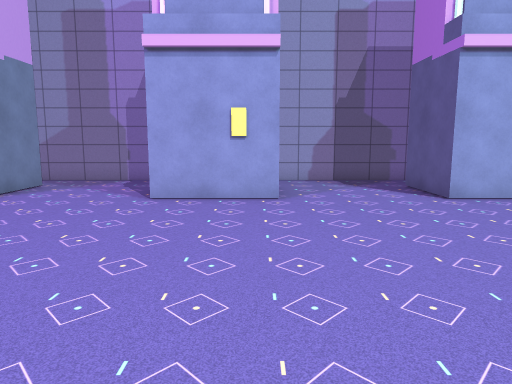
view 1 (above)

23 first-person views from a walk through a scene from a Unity 3-D project. The camera is 1.4 m above the floor, tilts 8° down and sees 70° across. The floor is counted in squares, 1 m on a side. Each view is taken from the middle of a square. On the plan, view 1 faces up. The plan holds only what a view shows up to about 16 squares ahead; the rest is blank. The place goes on beyond the plan.

view 2
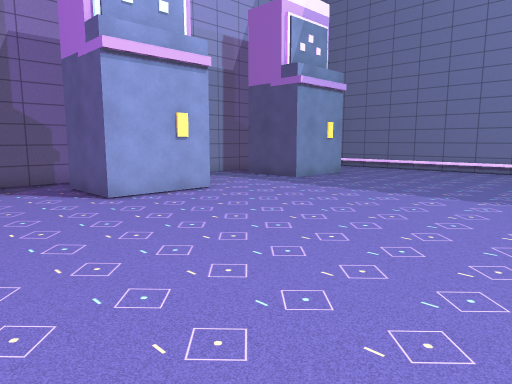

view 3
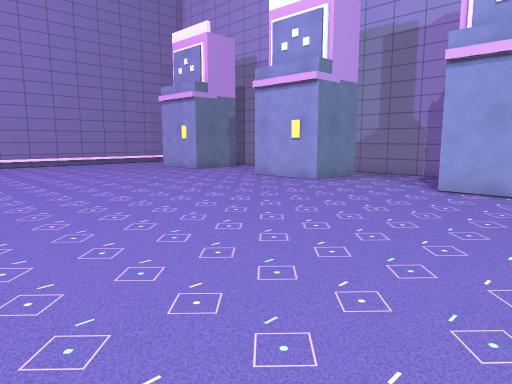

view 4
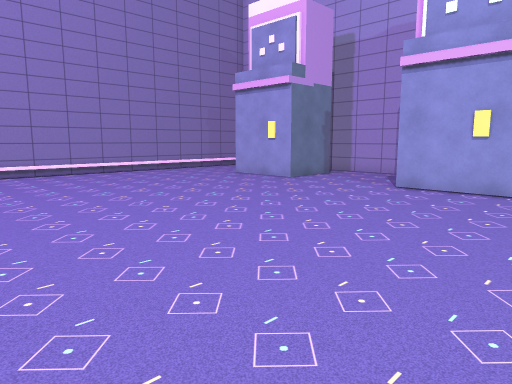

view 5
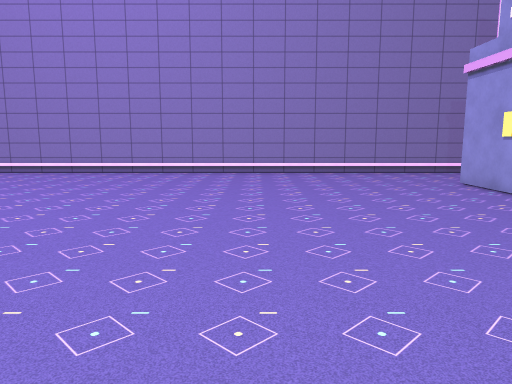

view 6
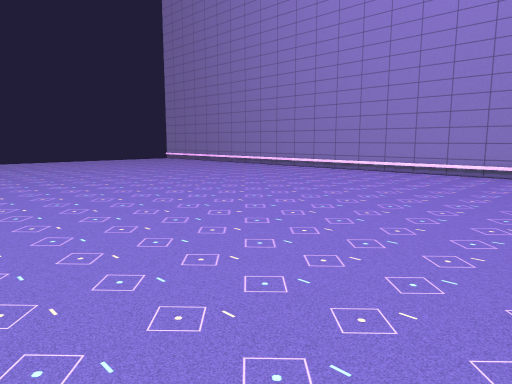

view 7
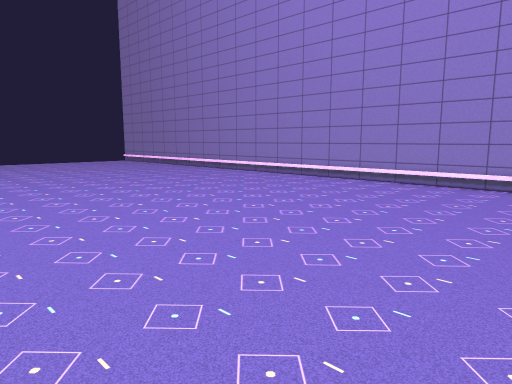

view 8
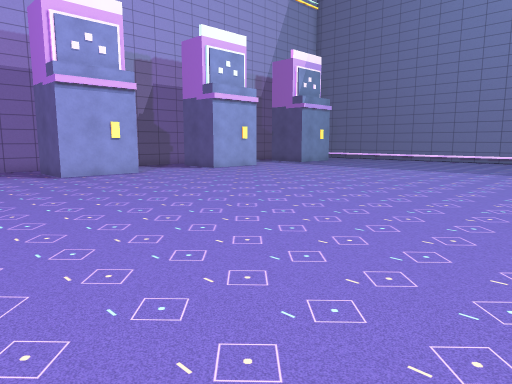

view 9
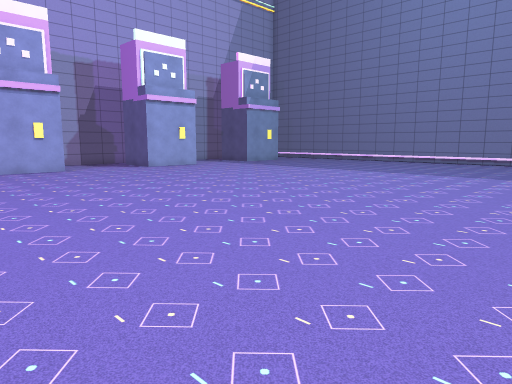

view 10
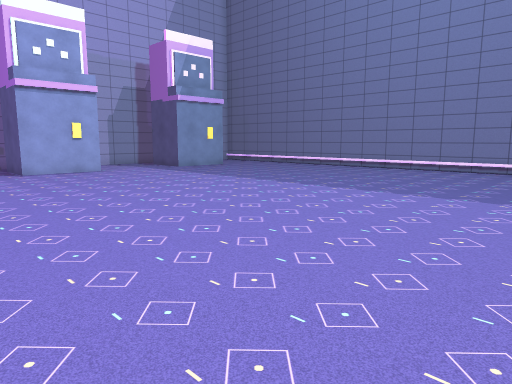

view 11
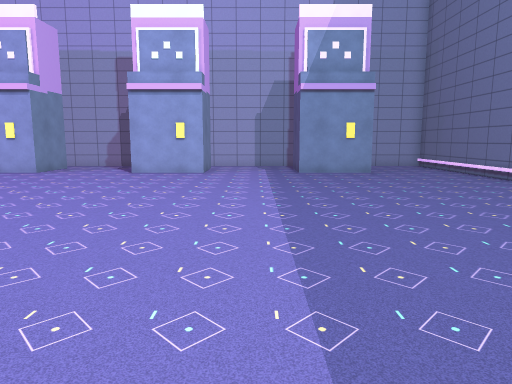

view 12
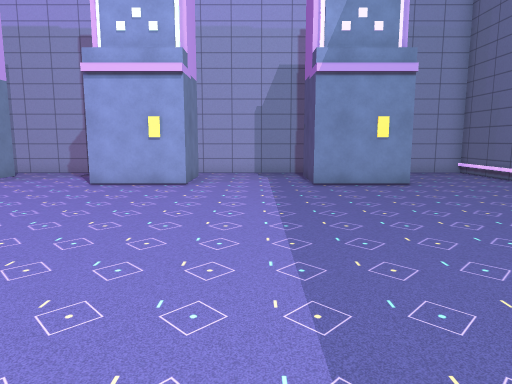

view 13
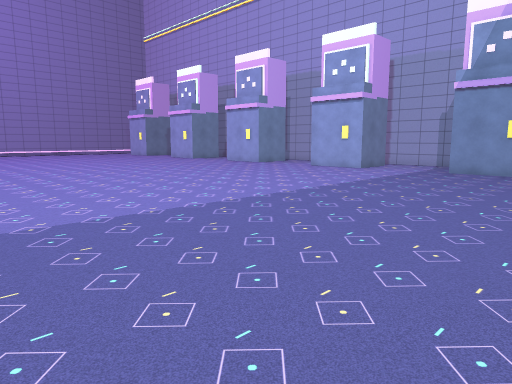

view 14
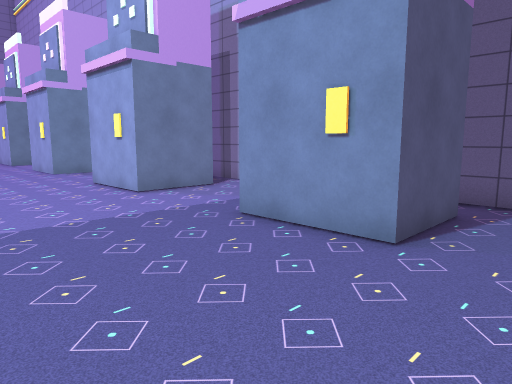

view 15
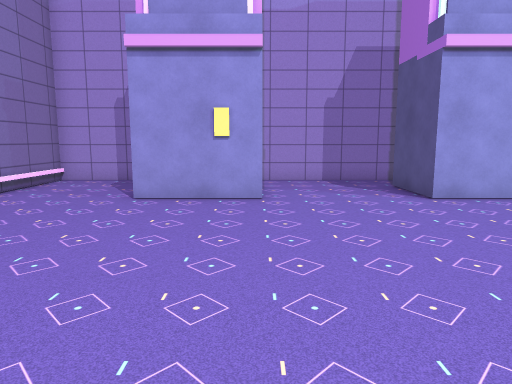

view 16
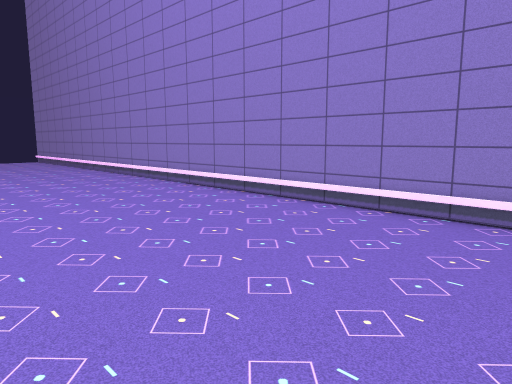

view 17
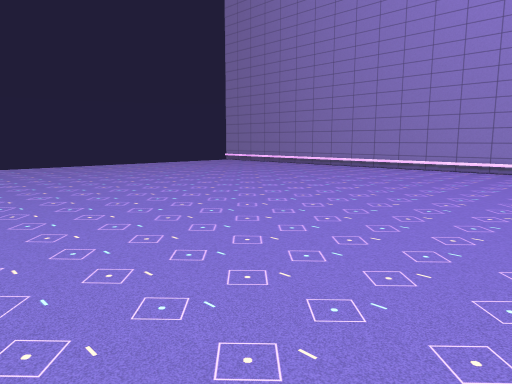

view 18
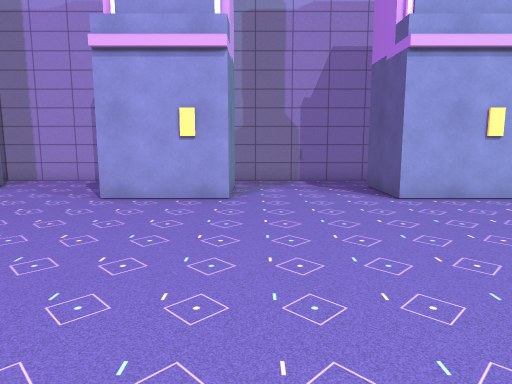

view 19
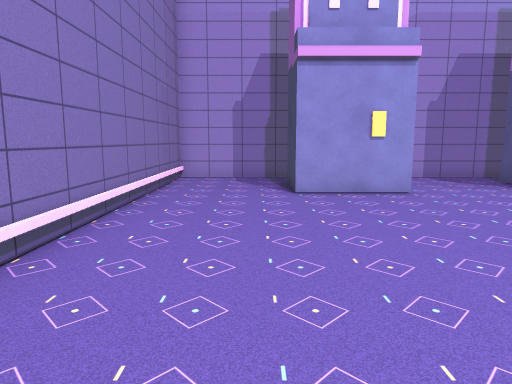

view 20
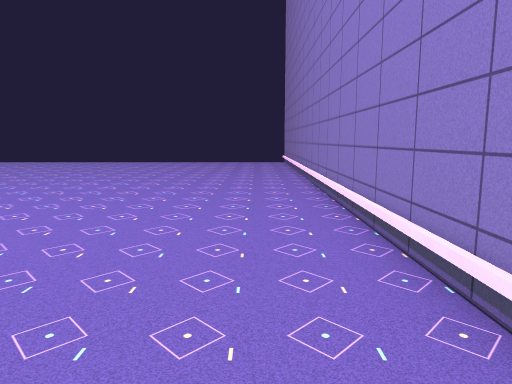

view 21
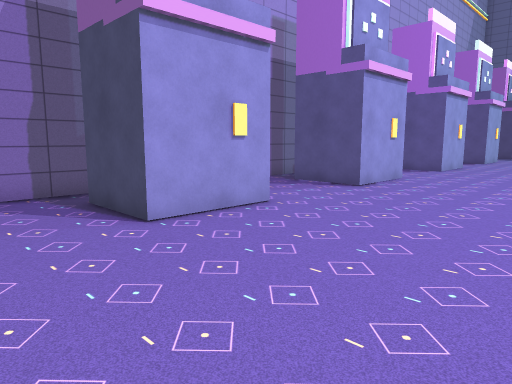

view 22
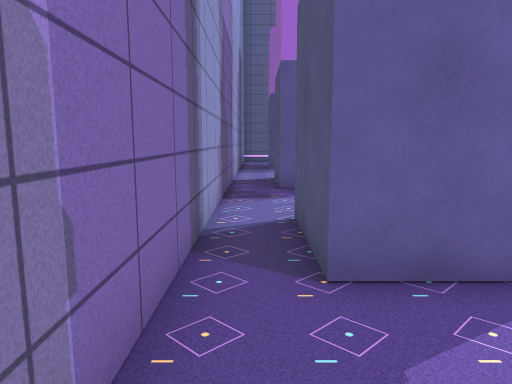

view 23
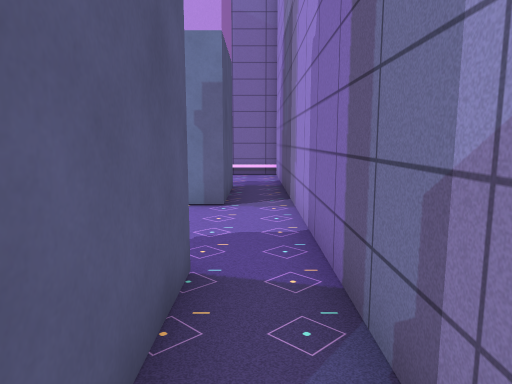

### Floor plan
Points are (right, up) in squares from view 1. A wall is a line through its corners. A room is listed if a view was taken in it or the views show most of it. See-through windows are left out.
Room 1 (views 1, 2, 3, 4, 5, 6, 7, 8, 9, 10, 11, 12, 13, 14, 15, 16, 17, 18, 19, 20, 21, 22, 23)
walls: (-2.5, 8.7) (-2.5, 11.3) (0.6, 11.3) (0.6, 8.7) (-2.5, 8.7); (-6.6, 8.7) (-9.7, 8.7) (-9.7, 11.3) (-6.6, 11.3) (-6.6, 8.7); (4.7, 8.7) (4.7, 11.3) (7.8, 11.3) (7.8, 8.7) (4.7, 8.7); (-13.8, 8.7) (-16.9, 8.7) (-16.9, 11.3) (-13.8, 11.3) (-13.8, 8.7); (12.1, 12.8) (-20.9, 12.8) (-20.9, -15.5); (15, 11.4) (15, 8.7) (11.9, 8.7) (11.9, 11.4); (17.5, 12.8) (14.5, 12.8)

Positions as (right, up) in squares from view 1, and headings:
1: (0, 0), facing up
2: (1, 0), facing up-right
3: (1, -2), facing up-left
4: (-5, -2), facing up-left
5: (-5, 2), facing left
6: (-5, -1), facing down-left
7: (-9, -2), facing down-left
8: (-7, -6), facing up-right
9: (-5, -9), facing up-right
10: (1, -8), facing up-right
11: (10, -7), facing up
12: (10, -3), facing up
13: (17, -8), facing up-left
14: (17, 4), facing up-left
15: (-14, 0), facing up
16: (-14, 0), facing down-left
17: (-3, -6), facing down-left
18: (-6, 0), facing up
19: (-18, -1), facing up
20: (-19, -3), facing down
21: (-20, 3), facing up-right
22: (-6, 12), facing right
23: (-6, 12), facing left
